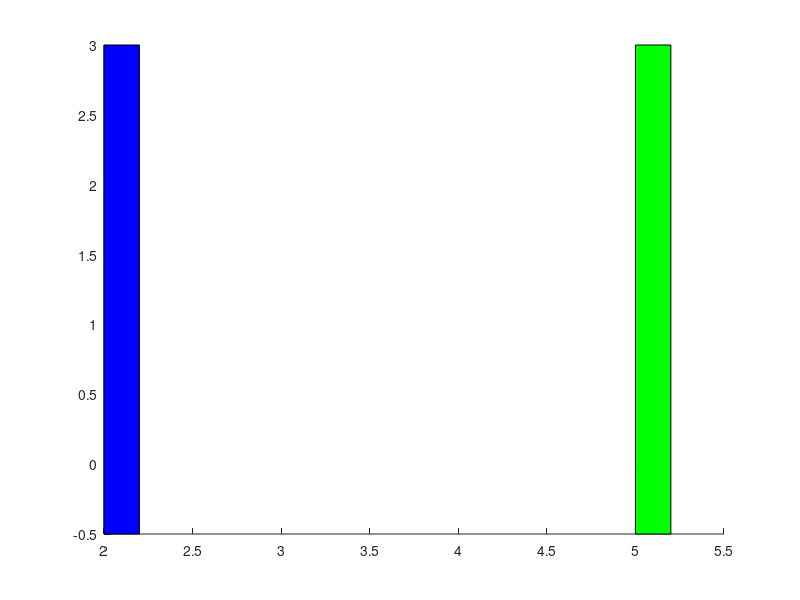

MATLAB code for this plot:
function crtaj_zid(sto_poz)


if(nargin==0)
    sto_poz=[0 0 0];
end
% 
    moguce_boje={['r']; ['b']; ['g']};
%     moguci_oblici = {['prizma_4s'];['cilindar'];['prizma_3s']};
% 
%     zid1.boja = moguce_boje{1};
%     zid1.oblik = moguci_oblici{1};
%     zid1.dim(1) = 0.2;
%     zid1.dim(2) = 3.5;
%     zid1.dim(3) = 2.7;
%     zid1.poz(1)=2.1;%0.01*randi([2 5]);
%     zid1.poz(2)=1.25;%0.01*randi([-5 5]);
%     zid1.poz(3)=0;%0.01*randi([0 10]);
%     zid1.or(1)=0;%randi([-180 180])*pi/180;
%     zid1.or(2)=0;%randi([-180 180])*pi/180;
%     zid1.or(3)=0;%randi([-180 180])*pi/180;
%     
% 
%     zid2.boja = moguce_boje{2};
%     zid2.oblik = moguci_oblici{1};
%     zid2.dim(1) = 0.2;
%     zid2.dim(2) = 4.1;
%     zid2.dim(3) = 2.7;
%     zid2.poz(1)=4.1;%0.01*randi([2 5]);
%     zid2.poz(2)=-2;%0.01*randi([-5 5]);
%     zid2.poz(3)=0;%0.01*randi([0 10]);
%     zid2.or(1)=0;%randi([-180 180])*pi/180;
%     zid2.or(2)=0;%randi([-180 180])*pi/180;
%     zid2.or(3)=0;%randi([-180 180])*pi/180;
% 
% 
%     zid3.boja = moguce_boje{3};
%     zid3.oblik = moguci_oblici{1};
%     zid3.dim(1) = 0.2;
%     zid3.dim(2) = 4.5;
%     zid3.dim(3) = 2.7;
%     zid3.poz(1)=6.1;%0.01*randi([2 5]);
%     zid3.poz(2)=1.75;%0.01*randi([-5 5]);
%     zid3.poz(3)=0;%0.01*randi([0 10]);
%     zid3.or(1)=0;%randi([-180 180])*pi/180;
%     zid3.or(2)=0;%randi([-180 180])*pi/180;
%     zid3.or(3)=0;%randi([-180 180])*pi/180;
% 
%     zid1.poz=zid1.poz+sto_poz;
%     zid2.poz=zid2.poz+sto_poz;
%     zid3.poz=zid3.poz+sto_poz;
%     
%     hold on;
%     crtaj_predmet(zid1);
%     crtaj_predmet(zid2);
%     crtaj_predmet(zid3);

    walls = [   2 -0.5 2.2 -0.5 2.2 3 2 3 2 -0.5 ;
                5 -0.5 5.2 -0.5 5.2 3 5 3 5 -0 ];

% %     walls = [   2 -0.5 2.2 -0.5 2.2 3 2 3 2 -0.5 ;
% %                 4 -3 4.2 -3 4.2 0.3 4 0.3 4 -3 ;
% %                 6 -1.5 6.2 -1.5 6.2 3 6 3 6 -1.5 ]; 

            
    wi=0;
    hold on;
    while(wi<size(walls,1))
        wi=wi+1;
        fill(walls(wi,1:2:end),walls(wi,2:2:end),moguce_boje{mod(wi,3)+1});
    end

end